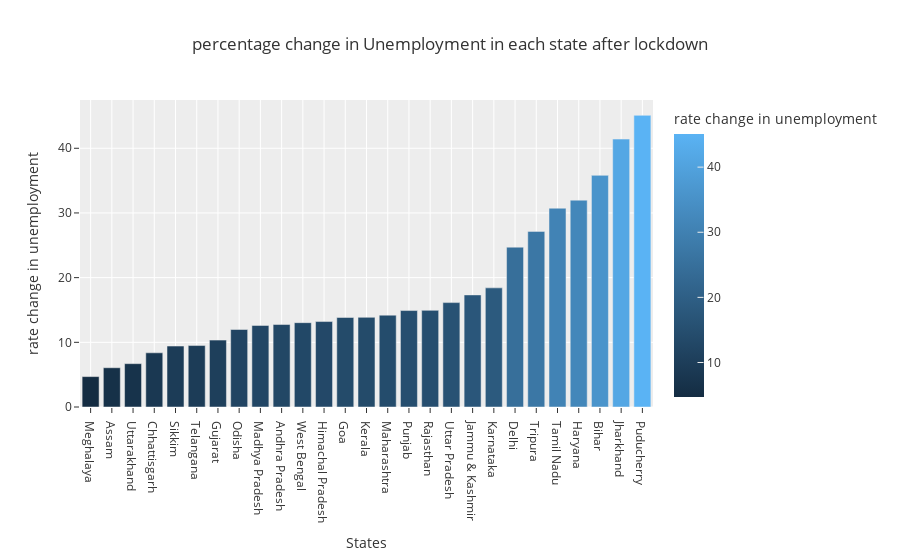

Notebook code cell kept with this figure:
### Code cell
# percentage change in unemployment after lockdown

fig = px.bar(plot_per, x='States',y='rate change in unemployment',color='rate change in unemployment',
            title='percentage change in Unemployment in each state after lockdown',template='ggplot2')
fig.show()

### Figure 1 — Plotly figure (JSON) as saved in the notebook; plotly's stock layout.template omitted (floating-point values rounded to 4 significant figures)
{"data": [{"alignmentgroup": "True", "hovertemplate": "States=%{x}<br>rate change in unemployment=%{marker.color}<extra></extra>", "legendgroup": "", "marker": {"color": [4.7, 6.07, 6.7, 8.38, 9.42, 9.5, 10.34, 11.98, 12.61, 12.75, 13.04, 13.21, 13.84, 13.86, 14.2, 14.91, 14.94, 16.14, 17.33, 18.42, 24.71, 27.15, 30.73, 31.98, 35.81, 41.42, 45.09], "coloraxis": "coloraxis", "pattern": {"shape": ""}}, "name": "", "offsetgroup": "", "orientation": "v", "showlegend": false, "textposition": "auto", "type": "bar", "x": ["Meghalaya", "Assam", "Uttarakhand", "Chhattisgarh", "Sikkim", "Telangana", "Gujarat", "Odisha", "Madhya Pradesh", "Andhra Pradesh", "West Bengal", "Himachal Pradesh", "Goa", "Kerala", "Maharashtra", "Punjab", "Rajasthan", "Uttar Pradesh", "Jammu & Kashmir", "Karnataka", "Delhi", "Tripura", "Tamil Nadu", "Haryana", "Bihar", "Jharkhand", "Puducherry"], "xaxis": "x", "y": [4.7, 6.07, 6.7, 8.38, 9.42, 9.5, 10.34, 11.98, 12.61, 12.75, 13.04, 13.21, 13.84, 13.86, 14.2, 14.91, 14.94, 16.14, 17.33, 18.42, 24.71, 27.15, 30.73, 31.98, 35.81, 41.42, 45.09], "yaxis": "y"}], "layout": {"autosize": true, "barmode": "relative", "coloraxis": {"colorbar": {"title": {"text": "rate change in unemployment"}}, "colorscale": [[0, "rgb(20,44,66)"], [1, "rgb(90,179,244)"]]}, "legend": {"tracegroupgap": 0}, "title": {"text": "percentage change in Unemployment in each state after lockdown"}, "xaxis": {"anchor": "y", "autorange": true, "domain": [0, 1], "range": [-0.5, 26.5], "title": {"text": "States"}, "type": "category"}, "yaxis": {"anchor": "x", "autorange": true, "domain": [0, 1], "range": [0, 47.46], "title": {"text": "rate change in unemployment"}, "type": "linear"}}}
